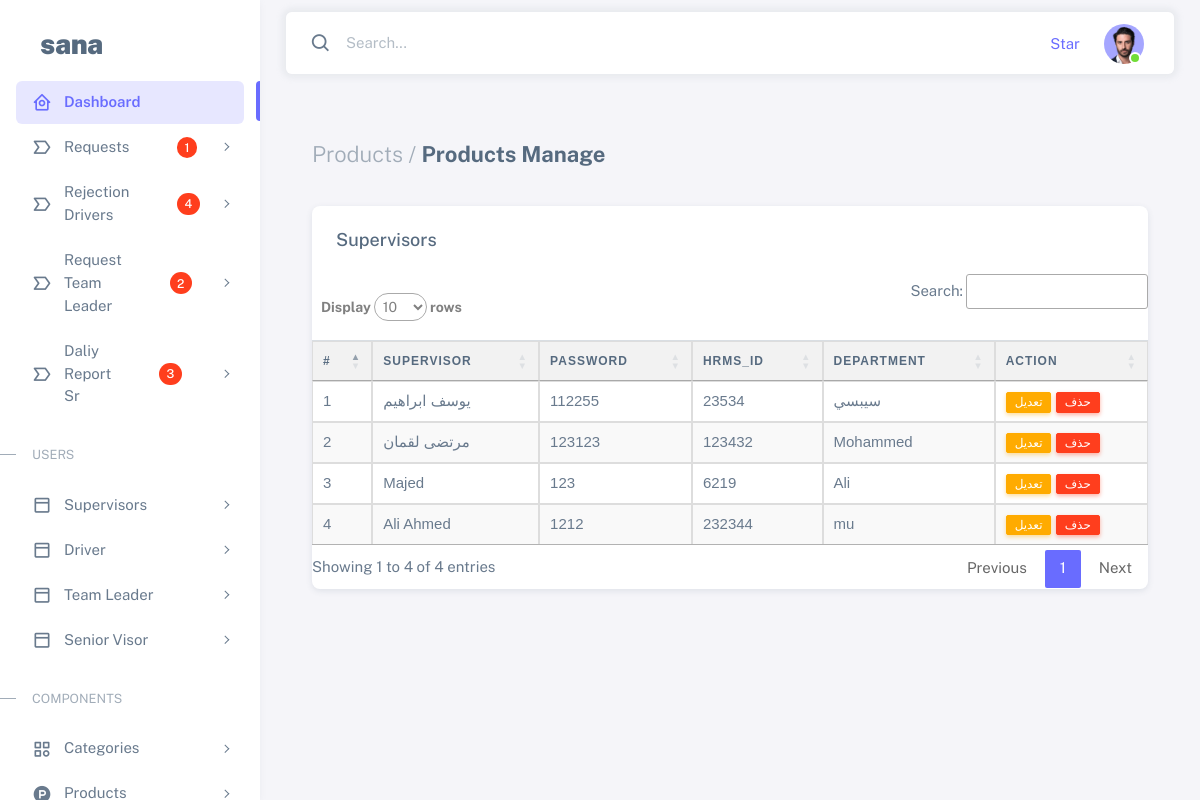
Page /admin/supervisor_manage.php (signed in) on the committed database.
### tables this page shows
CREATE TABLE `supervisor` (
  `id` int(11) NOT NULL,
  `fullName` varchar(150) NOT NULL,
  `password` varchar(100) NOT NULL,
  `HRMS_id` int(11) NOT NULL,
  `Department` varchar(100) NOT NULL,
  `status` tinyint(4) NOT NULL,
  `created_at` timestamp NOT NULL DEFAULT current_timestamp() ON UPDATE current_timestamp(),
  `updated_at` text DEFAULT NULL,
  `updated_by` varchar(150) DEFAULT NULL
);

### admin/supervisor_manage.php (the view, shortened to what this page needs)
<?php
include './function/config.php' ?>
<?php
include './inc/header.php'
?>
</body>
</html>
<body>
    <div class="layout-wrapper layout-content-navbar">
        <div class="layout-container">
            <?php include './inc/aside.php' ?>
            <div class="layout-page">
                <?php include './inc/nav.php' ?>
                <div class="content-wrapper">
                    <div class="container-xxl flex-grow-1 container-p-y">
                        <div class="container-xxl flex-grow-1 container-p-y">
                            <h4 class="fw-bold py-3 mb-4">
                                <span class="text-muted fw-light"> Products / </span> Products Manage
                            </h4>
                            <div class="card">
                                <h5 class="card-header"> Supervisors </h5>
                                <div class="card-datatable table-responsive pt-0">
                                    <table class="suber table border-top custom-table">
                                        <thead>
                                            <tr>
                                                <th> # </th>
                                                <th> Supervisor </th>
                                                <th> Password </th>
                                                <th> HRMS_id </th>
                                                <th> Department </th>
                                                <th> Action </th>
                                            </tr>
                                        </thead>
                                        <tbody class=" table-border-bottom-0">
                                            <?php
                                            $supervisor = mysqli_query($con, "SELECT * FROM `supervisor` ORDER BY `id` DESC");
                                            $num = 1;
                                            while ($row = mysqli_fetch_assoc($supervisor)) {
                                                echo '
                                                            <tr>
                                                                <td>' . $num . '</td>
                                                                <td>' . $row['fullName'] . '</td>
                                                                <td>' . $row['password'] . '</td>
                                                                <td>' . $row['HRMS_id'] . '</td>
                                                                <td>' . $row['Department'] . '</td>
                                                                <td>
                                                                <a href="supervisor_edite.php?supervisor=' . $row['id'] . '" class="btn btn-warning btn-xs">تعديل</a>
                                                                <a href="supervisor_delete.php?delete=' . $row['id'] . '" class="btn btn-danger btn-xs">حذف</a>
                                                                </td>
                                                            </tr>
                                                        ';
                                                $num++;
                                            }
                                            ?>
                                        </tbody>
                                    </table>
                                </div>
                            </div>
                        </div>
                        <?php
                        include './inc/footer.php'
                        ?>
</body>
</html>

### admin/inc/header.php (shortened to what this page needs)
<!DOCTYPE html>
<html lang="en" class="light-style layout-menu-fixed" dir="ltr" data-theme="theme-default" data-assets-path="./assets/" data-template="vertical-menu-template-free">
<head>
    <link rel="stylesheet" href="./assets/vendor/fonts/boxicons.css" />
    <link rel="stylesheet" href="./assets/vendor/css/core.css" class="template-customizer-core-css" />
    <link rel="stylesheet" href="./assets/vendor/css/theme-default.css" class="template-customizer-theme-css" />
    <link rel="stylesheet" href="./assets/css/demo.css" />
    <link rel="stylesheet" href="https://cdn.datatables.net/1.13.4/css/jquery.dataTables.min.css">

### admin/inc/aside.php (shortened to what this page needs)
<aside id="layout-menu" class="layout-menu menu-vertical menu bg-menu-theme">
    <div class="app-brand demo">
        <a href="index.html" class="app-brand-link">
            <span class="app-brand-text demo menu-text fw-bolder ms-2">Sana</span>
        </a>
    </div>
    <?php
    if (($_SESSION['rols']) == "admin") {
    ?>
        <ul class="menu-inner py-1">
            <li class="menu-item active">
                <a href="dashboard.php" class="menu-link">
                    <i class="menu-icon tf-icons bx bx-home-circle"></i>
                    <div data-i18n="Analytics">Dashboard</div>
                </a>
            </li>
            <li class="menu-item">
                <a href="javascript:void(0);" class="menu-link menu-toggle">
                    <i class=' menu-icon tf-icons  bx bx-label'></i>
                    <div data-i18n="Account Settings">Requests</div><span class=" bx-burst mx-5 badge badge-right rounded-pill bg-danger xs">
                        <?php
                        $req = mysqli_query($con, "SELECT COUNT(id_invo) as Request_Count FROM `invoice` ");
                        $row = mysqli_fetch_assoc($req);
                        if ($req) {
                            echo $row['Request_Count'];
                        }
                        ?>
                    </span>
                </a>
            </li>
            <li class="menu-item">
                <a href="javascript:void(0);" class="menu-link menu-toggle">
                    <i class=' menu-icon tf-icons  bx bx-label'></i>
                    <div data-i18n="Account Settings">Rejection Drivers</div><span class=" bx-burst mx-5 badge badge-right rounded-pill bg-danger xs">
                        <?php
                        $req = mysqli_query($con, "SELECT COUNT(id) as Regection_Count FROM `rejection_driver` ");
                        $row = mysqli_fetch_assoc($req);
                        if ($req) {
                            echo $row['Regection_Count'];
                        }
                        ?>
                    </span>
                </a>
            </li>
            <li class="menu-item">
                <a href="javascript:void(0);" class="menu-link menu-toggle">
                    <i class=' menu-icon tf-icons  bx bx-label'></i>
                    <div data-i18n="Account Settings">Request Team Leader</div><span class=" bx-burst mx-5 badge badge-right rounded-pill bg-danger xs">
                        <?php
                        $req = mysqli_query($con, "SELECT COUNT(id) as Regection_Count FROM `groups` ");
                        $row = mysqli_fetch_assoc($req);
                        if ($req) {
                            echo $row['Regection_Count'];
                        }
                        ?>
                    </span>
                </a>
            </li>
            <li class="menu-item">
                <a href="javascript:void(0);" class="menu-link menu-toggle">
                    <i class=' menu-icon tf-icons  bx bx-label'></i>
                    <div data-i18n="Account Settings">Daliy Report Sr</div><span class=" bx-burst mx-5 badge badge-right rounded-pill bg-danger xs">
                        <?php
                        $req = mysqli_query($con, "SELECT COUNT(id) as Regection_Count FROM `sr_reporting` ");
                        $row = mysqli_fetch_assoc($req);
                        if ($req) {
                            echo $row['Regection_Count'];
                        }
                        ?>
                    </span>
                </a>
            </li>
            <li class="menu-header small text-uppercase">
                <span class="menu-header-text">Users</span>
            </li>
            <li class="menu-item">
                <a href="javascript:void(0);" class="menu-link menu-toggle">
                    <i class="menu-icon tf-icons bx bx-dock-top"></i>
                    <div data-i18n="Account Settings">Supervisors</div>
                </a>
            </li>
            <li class="menu-item">
                <a href="javascript:void(0);" class="menu-link menu-toggle">
                    <i class="menu-icon tf-icons bx bx-dock-top"></i>
                    <div data-i18n="Account Settings">Driver</div>
                </a>
            </li>
            <li class="menu-item">
                <a href="javascript:void(0);" class="menu-link menu-toggle">
                    <i class="menu-icon tf-icons bx bx-dock-top"></i>
                    <div data-i18n="Account Settings">Team Leader</div>
                </a>
            </li>
            <li class="menu-item">
                <a href="javascript:void(0);" class="menu-link menu-toggle">
                    <i class="menu-icon tf-icons bx bx-dock-top"></i>
                    <div data-i18n="Account Settings">Senior Visor </div>
                </a>
            </li>
            <li class="menu-header small text-uppercase">
                <span class="menu-header-text">COMPONENTS</span>
            </li>
            <li class="menu-item">
                <a href="javascript:void(0);" class="menu-link menu-toggle">
                    <i class='bx-flashing menu-icon tf-icons bx bx-category'></i>
                    <div data-i18n="Account Settings">Categories</div>
                </a>
            </li>
            <li class="menu-item">
                <a href="javascript:void(0);" class="menu-link menu-toggle">
                    <i class='bx-tada menu-icon tf-icons bx bxl-product-hunt'></i>
                    <div data-i18n="Account Settings">Products</div>
                </a>
            </li>
        </ul>
    <?php
    }
    ?>
</aside>

### admin/inc/nav.php (shortened to what this page needs)
<nav class="layout-navbar container-xxl navbar navbar-expand-xl navbar-detached align-items-center bg-navbar-theme" id="layout-navbar">
    <div class="navbar-nav-right d-flex align-items-center" id="navbar-collapse">
        <div class="navbar-nav align-items-center">
            <div class="nav-item d-flex align-items-center">
                <i class="bx bx-search fs-4 lh-0"></i>
                <input type="text" class="form-control border-0 shadow-none" placeholder="Search..." aria-label="Search..." />
            </div>
        </div>
        <ul class="navbar-nav flex-row align-items-center ms-auto">
            <li class="nav-item lh-1 me-3">
                <a class="github-button" href="https://github.com/themeselection/sneat-html-admin-template-free" data-icon="octicon-star" data-size="large" data-show-count="true" aria-label="Star themeselection/sneat-html-admin-template-free on GitHub">Star</a>
            </li>
            <li class="nav-item navbar-dropdown dropdown-user dropdown">
                <a class="nav-link dropdown-toggle hide-arrow" href="javascript:void(0);" data-bs-toggle="dropdown">
                    <div class="avatar avatar-online">
                        <img src="./assets/img/avatars/1.png" alt class="w-px-40 h-auto rounded-circle" />
                    </div>
                </a>
            </li>
        </ul>
    </div>
</nav>

### admin/inc/footer.php (shortened to what this page needs)
</div>
</div>
</div>
</div>

### admin/assets/css/demo.css (style rules this page uses)
.menu .app-brand.demo { height: 64px; margin-top: 12px; }
.app-brand-text.demo { font-size: 1.75rem; letter-spacing: -0.5px; text-transform: lowercase; }

### admin/inc/header.php (style rules this page uses)
.custom-table { font-family: Arial, sans-serif; border-collapse: collapse; width: 100%; }
.custom-table th, .custom-table td { padding: 8px; border: 1px solid #ddd; }
.custom-table th { background-color: #f2f2f2; }
.custom-table tr:nth-child(even) { background-color: #f9f9f9; }

### rows in the picture
supervisor: fullName "يوسف ابراهيم", password "112255", HRMS "23534", Department "سيبسي"
supervisor: fullName "مرتضى لقمان", password "123123", HRMS "123432", Department "Mohammed"
supervisor: fullName "Majed", password "123", HRMS "6219", Department "Ali"
supervisor: fullName "Ali Ahmed", password "1212", HRMS "232344", Department "mu"

### other values in the picture
$row['Request_Count'] "1"
$row['Regection_Count'] "4"
$row['Regection_Count'] "2"
$row['Regection_Count'] "3"
